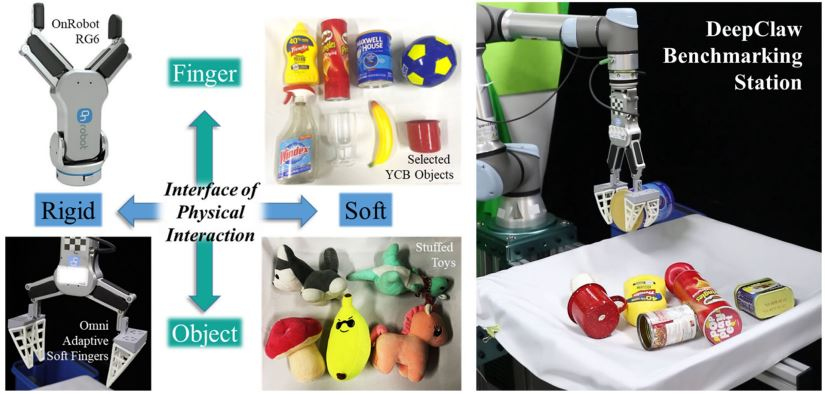
#> input picture images/202004-ral-rigid.JPG, 825 x 394 px; its folder holds 4 pictures in this run
$ python make_thumbnails.py
#> lines starting #> are read from the running program, lines starting #| are printed output that depends on the picture
import os
import glob
from PIL import Image

def thumbnail_fig(format):
    fig_files = glob.glob('./images/*.'+format)
    for fig_file in fig_files:
        img = Image.open(fig_file)
        img.thumbnail((160, 160))
        print(img.format, img.size, img.mode)
        img.save(fig_file.replace('images', 'tn'))

if __name__ == '__main__':
    thumbnail_fig('png')
    thumbnail_fig('jpg')
#> call 2 of thumbnail_fig, with format = 'jpg'
#> in thumbnail_fig, img is the input picture: PIL image 825x394 RGB; mean R, G, B 153.1, 153.8, 147.9
#> in thumbnail_fig (call 2), `img.thumbnail((160, 160))`:
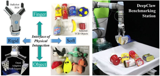
#> img: PIL image 160x76 RGB; mean R, G, B 152.9, 153.6, 147.8
#| JPEG (160, 76) RGB
#> pass 2 of the loop in thumbnail_fig, `for fig_file in fig_files:`:
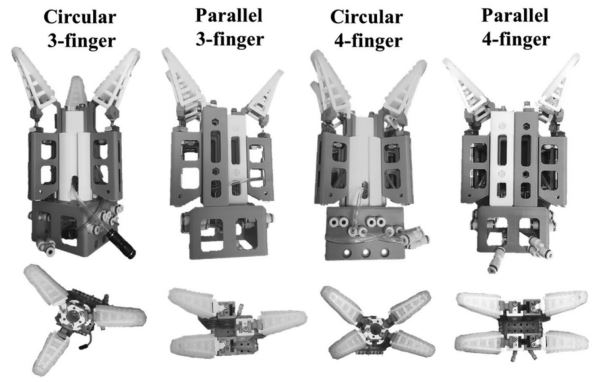
#> input picture images/202007-ral-omini.JPG, 600 x 382 px
#> in thumbnail_fig, img is the input picture: PIL image 600x382 RGB; min 0, max 255, mean 212.2
#> in thumbnail_fig (call 2), `img.thumbnail((160, 160))`:
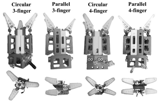
#> img: PIL image 160x102 RGB; min 12, max 255, mean 211.9
#| JPEG (160, 102) RGB
#> pass 3 of the loop in thumbnail_fig, `for fig_file in fig_files:`:
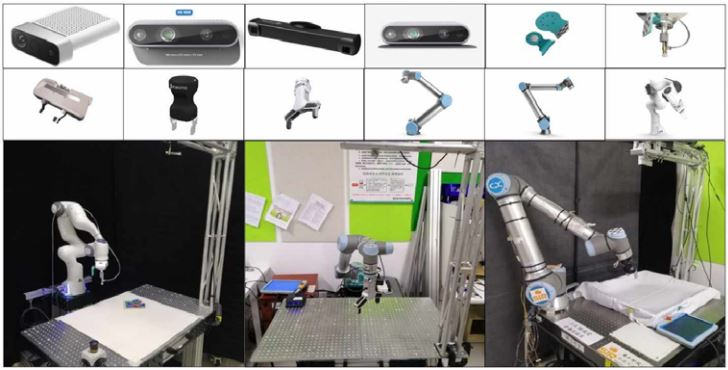
#> input picture images/202010-aim-deepclaw.JPG, 728 x 370 px
#> in thumbnail_fig, img is the input picture: PIL image 728x370 RGB; mean R, G, B 151.3, 151.2, 145.8
#> in thumbnail_fig (call 2), `img.thumbnail((160, 160))`:
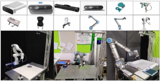
#> img: PIL image 160x81 RGB; mean R, G, B 151, 151, 145.6
#| JPEG (160, 81) RGB
#> the loop made 4 passes; the first 3 are shown
